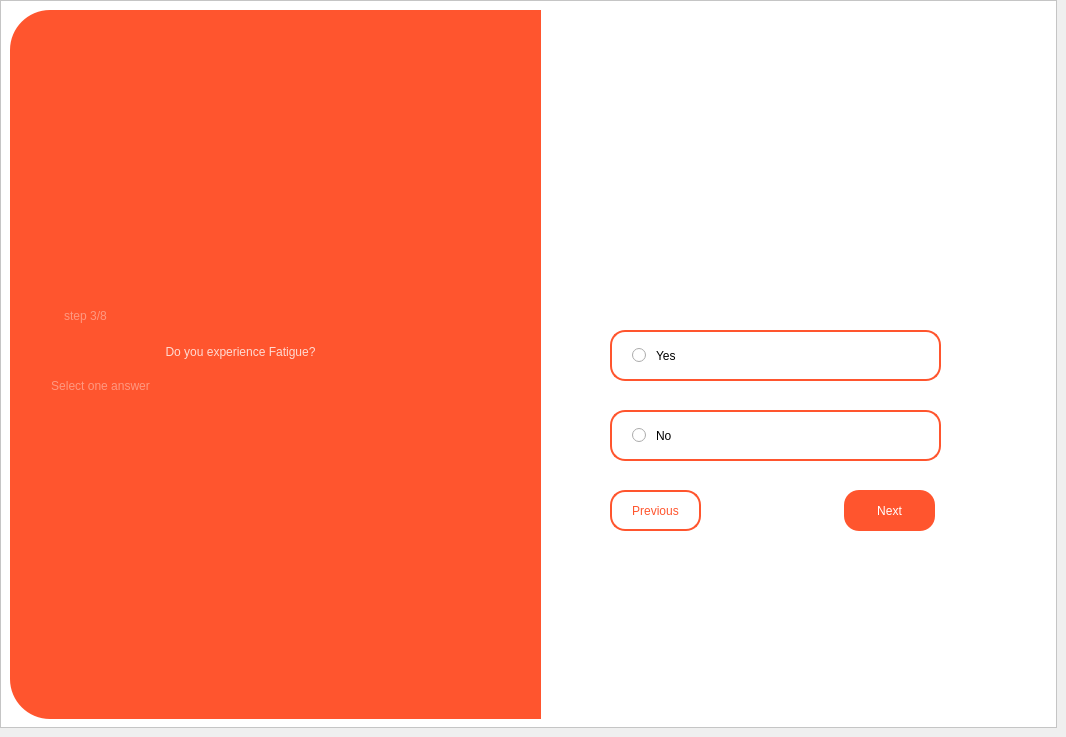
    <widget class="QWidget" name="q3">
     <widget class="QFrame" name="frame_6">
      <property name="geometry">
       <rect>
        <x>0</x>
        <y>0</y>
        <width>1057</width>
        <height>728</height>
       </rect>
      </property>
      <property name="styleSheet">
       <string notr="true">background-color: rgb(255, 255, 255);</string>
      </property>
      <property name="frameShape">
       <enum>QFrame::StyledPanel</enum>
      </property>
      <property name="frameShadow">
       <enum>QFrame::Raised</enum>
      </property>
      <widget class="QFrame" name="frame_7">
       <property name="geometry">
        <rect>
         <x>10</x>
         <y>10</y>
         <width>531</width>
         <height>709</height>
        </rect>
       </property>
       <property name="styleSheet">
        <string notr="true">background-color: rgb(255, 85, 46);
border-top-left-radius: 40px;
border-bottom-left-radius: 40px;</string>
       </property>
       <property name="frameShape">
        <enum>QFrame::StyledPanel</enum>
       </property>
       <property name="frameShadow">
        <enum>QFrame::Raised</enum>
       </property>
       <widget class="QLabel" name="label_13">
        <property name="geometry">
         <rect>
          <x>15</x>
          <y>306</y>
          <width>431</width>
          <height>71</height>
         </rect>
        </property>
        <property name="styleSheet">
         <string notr="true">font: 81 25pt &quot;Urbanist ExtraBold&quot;;
color: rgba(255, 255, 255, 200);
background-color: transparent;</string>
        </property>
        <property name="text">
         <string>Do you experience Fatigue?</string>
        </property>
        <property name="alignment">
         <set>Qt::AlignCenter</set>
        </property>
        <property name="wordWrap">
         <bool>true</bool>
        </property>
       </widget>
       <widget class="QLabel" name="label_14">
        <property name="geometry">
         <rect>
          <x>15</x>
          <y>280</y>
          <width>121</width>
          <height>51</height>
         </rect>
        </property>
        <property name="styleSheet">
         <string notr="true">font: 81 20pt &quot;Urbanist ExtraBold&quot;;
color: rgba(255, 255, 255, 100);
background-color: transparent;</string>
        </property>
        <property name="text">
         <string>step 3/8</string>
        </property>
        <property name="alignment">
         <set>Qt::AlignCenter</set>
        </property>
        <property name="wordWrap">
         <bool>true</bool>
        </property>
       </widget>
       <widget class="QLabel" name="label_15">
        <property name="geometry">
         <rect>
          <x>20</x>
          <y>360</y>
          <width>141</width>
          <height>31</height>
         </rect>
        </property>
        <property name="styleSheet">
         <string notr="true">font: 81 12pt &quot;Urbanist ExtraBold&quot;;
color: rgba(255, 255, 255, 100);
background-color: transparent;</string>
        </property>
        <property name="text">
         <string>Select one answer</string>
        </property>
        <property name="alignment">
         <set>Qt::AlignCenter</set>
        </property>
        <property name="wordWrap">
         <bool>true</bool>
        </property>
       </widget>
      </widget>
      <widget class="QRadioButton" name="radio5">
       <property name="geometry">
        <rect>
         <x>610</x>
         <y>330</y>
         <width>331</width>
         <height>51</height>
        </rect>
       </property>
       <property name="styleSheet">
        <string notr="true">QRadioButton{
border: 1.5px solid rgb(255, 85, 46);
border-radius: 15px;
spacing: 10px;
padding-left: 20px;
font: 81 10pt &quot;Urbanist ExtraBold&quot;;
}
QRadioButton::indicator:checked {
border-radius: 6px;
border: 4px solid rgb(255, 85, 46);
background-color: transparent;
}
QRadioButton:checked {
background-color: rgba(255, 85, 46, 40);
}
QRadioButton:hover {
background-color: rgba(255, 85, 46, 20);
}</string>
       </property>
       <property name="text">
        <string>Yes</string>
       </property>
      </widget>
      <widget class="QRadioButton" name="radio6">
       <property name="geometry">
        <rect>
         <x>610</x>
         <y>410</y>
         <width>331</width>
         <height>51</height>
        </rect>
       </property>
       <property name="styleSheet">
        <string notr="true">QRadioButton{
border: 1.5px solid rgb(255, 85, 46);
border-radius: 15px;
spacing: 10px;
padding-left: 20px;
font: 81 10pt &quot;Urbanist ExtraBold&quot;;
}
QRadioButton::indicator:checked {
border-radius: 6px;
border: 4px solid rgb(255, 85, 46);
background-color: transparent;
}
QRadioButton:checked {
background-color: rgba(255, 85, 46, 40);
}
QRadioButton:hover {
background-color: rgba(255, 85, 46, 20);
}</string>
       </property>
       <property name="text">
        <string>No</string>
       </property>
      </widget>
      <widget class="QPushButton" name="nextq3">
       <property name="geometry">
        <rect>
         <x>844</x>
         <y>490</y>
         <width>91</width>
         <height>41</height>
        </rect>
       </property>
       <property name="styleSheet">
        <string notr="true">QPushButton{
background-color: rgb(255, 85, 46);
border-radius: 15px;
color: rgb(255, 255, 255);
font: 87 9pt &quot;Urbanist Black&quot;;
}
QPushButton:hover{
background-color: rgba(255, 85, 46, 200);
}</string>
       </property>
       <property name="text">
        <string>Next</string>
       </property>
      </widget>
      <widget class="QLabel" name="label_16">
       <property name="geometry">
        <rect>
         <x>650</x>
         <y>70</y>
         <width>251</width>
         <height>231</height>
        </rect>
       </property>
       <property name="text">
        <string/>
       </property>
       <property name="pixmap">
        <pixmap resource="resources.qrc">:/assets/tiredness.png</pixmap>
       </property>
       <property name="scaledContents">
        <bool>true</bool>
       </property>
      </widget>
      <widget class="QPushButton" name="backq3">
       <property name="geometry">
        <rect>
         <x>610</x>
         <y>490</y>
         <width>91</width>
         <height>41</height>
        </rect>
       </property>
       <property name="styleSheet">
        <string notr="true">QPushButton{
background-color: rgb(255, 255, 255);
border-radius: 15px;
border: 2px solid rgb(255, 85, 46);
color: rgb(255, 85, 46);
font: 87 9pt &quot;Urbanist Black&quot;;
}
QPushButton:hover{
background-color: rgba(255, 85, 46, 50);
}</string>
       </property>
       <property name="text">
        <string>Previous</string>
       </property>
      </widget>
     </widget>
    </widget>
